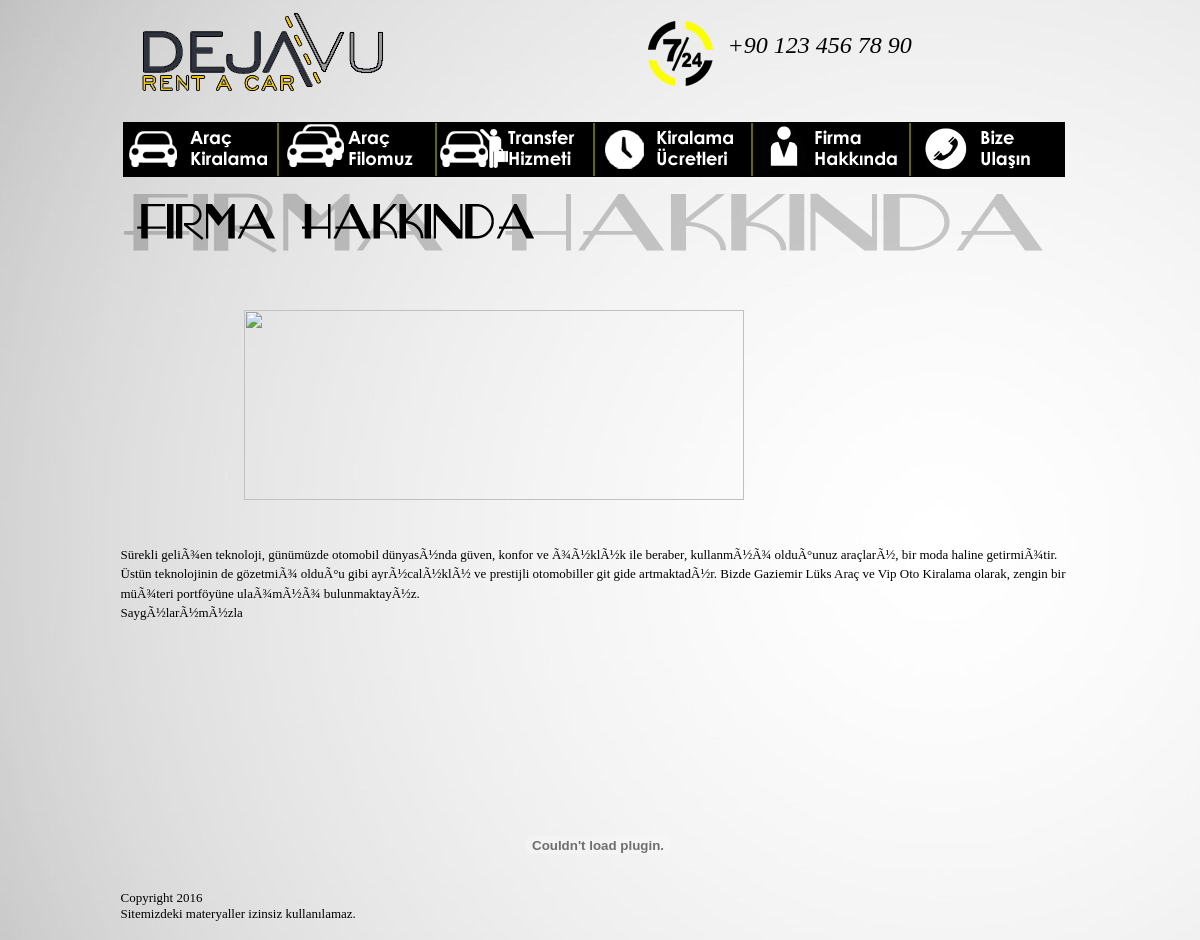
The app's page /kiralama/firma-hakkinda.php with its own data.
### tables this page shows
CREATE TABLE IF NOT EXISTS `genelayarlar` (
  `id` int(11) NOT NULL AUTO_INCREMENT,
  `sitebasligi` text NOT NULL,
  `googleanahtar` text NOT NULL,
  `footer` text NOT NULL,
  `siteadresi` text NOT NULL,
  `yetkili` text NOT NULL,
  `mail` text NOT NULL,
  `stel` text NOT NULL,
  `ctel` text NOT NULL,
  `adres` text NOT NULL,
  `facebook` text NOT NULL,
  `havadurumu` text NOT NULL,
  `maps` text NOT NULL,
  PRIMARY KEY (`id`)
);

### kiralama/firma-hakkinda.php (the view, shortened to what this page needs)
<?php
include ("database.php");
$calistir = mysqli_query($db,"select * from genelayarlar where id=24") or die("Hata Olustu! ".mysqli_error());
$sor = mysqli_fetch_assoc($calistir);
?>
<html>
<head>
<link href="css/styles/style.css?v=2011-04-25" rel="stylesheet" type="text/css" />
<link href="css/styles/ticker-style.css" rel="stylesheet" type="text/css" />
<link type="text/css" href="css/jquery.datepick.css" rel="stylesheet">
</head>
<body background="resimler/bg.jpg" style="background-attachment: fixed">
<div id="container">
<div id="rentacar" style="position:absolute; overflow:hidden; left:0px; top:1px; width:277px; height:101px; z-index:0">
<a href="index.php"><img border="0" src="resimler/ad21blogo.png" width="277" height="101"></a>
</div>
<div id="rentacar" style="position:absolute; overflow:hidden; left:513px; top:14px; width:310px; height:72px; z-index:0">
<img border="0" src="resimler/724.png" width="91" height="80" align="left"> <br>
<font style="font-style: italic" face="Tahoma" size="5"><?php echo $sor['ctel']; ?></font></div>
<div id="rentacar" style="position:absolute; overflow:hidden; left:0px; top:122px; width:946px; height:57px; z-index:0">
<center>
<a href="index.php"><img src="resimler/menu1.jpg" onmousemove="this.src='resimler/menu11.jpg'" onmouseout="this.src='resimler/menu1.jpg'" width="152" height="55"/></a><img border="0" src="resimler/arasi.jpg" width="6" height="55"><a href="arac-filomuz.php"><img src="resimler/menu2.jpg" onmousemove="this.src='resimler/menu22.jpg'" onmouseout="this.src='resimler/menu2.jpg'" width="152" height="55"/></a><img border="0" src="resimler/arasi.jpg" width="6" height="55"><a href="transfer-hizmeti.php"><img src="resimler/menu3.jpg" onmousemove="this.src='resimler/menu33.jpg'" onmouseout="this.src='resimler/menu3.jpg'" width="152" height="55"/></a><img border="0" src="resimler/arasi.jpg" width="6" height="55"><a href="kiralama-ucretleri.php"><img src="resimler/menu5.jpg" onmousemove="this.src='resimler/menu55.jpg'" onmouseout="this.src='resimler/menu5.jpg'" width="152" height="55"/></a><img border="0" src="resimler/arasi.jpg" width="6" height="55"><a href="firma-hakkinda.php"><img src="resimler/menu4.jpg" onmousemove="this.src='resimler/menu44.jpg'" onmouseout="this.src='resimler/menu4.jpg'" width="152" height="55"/></a><img border="0" src="resimler/arasi.jpg" width="6" height="55"><a href="bize-ulasin.php"><img src="resimler/menu6.jpg" onmousemove="this.src='resimler/menu66.jpg'" onmouseout="this.src='resimler/menu6.jpg'" width="152" height="55"/></a></center>
</div>
<div id="rentacar" style="position:absolute; overflow:hidden; left:0px; top:192px; width:946px; height:100px; z-index:0">
<img src="resimler/firmahakkinda.png">
</div>
<div id="rentacar" style="position:absolute; overflow:hidden; left:0px; top:300px; width:970px; height:500px; z-index:0">
<font color=#000000 size="2" face="Verdana"><p>&nbsp; &nbsp; &nbsp; &nbsp; &nbsp; &nbsp; &nbsp; &nbsp; &nbsp; &nbsp; &nbsp; &nbsp; &nbsp; &nbsp; &nbsp; &nbsp; &nbsp; &nbsp; &nbsp;&nbsp;<img style="width: 500px; height: 190px;" src="http://www.renkteknoloji.com/wp-content/themes/Renk/images/hakkimizda.png" alt="" /><br /><br /><br />S&uuml;rekli geliÃ¾en teknoloji, g&uuml;n&uuml;m&uuml;zde otomobil d&uuml;nyasÃ½nda g&uuml;ven, konfor  ve Ã¾Ã½klÃ½k ile beraber, kullanmÃ½Ã¾ olduÃ°unuz ara&ccedil;larÃ½, bir moda haline  getirmiÃ¾tir. &Uuml;st&uuml;n teknolojinin de g&ouml;zetmiÃ¾ olduÃ°u gibi ayrÃ½calÃ½klÃ½ ve  prestijli otomobiller git gide artmaktadÃ½r. Bizde Gaziemir L&uuml;ks Ara&ccedil; ve  Vip Oto Kiralama olarak, zengin bir m&uuml;Ã¾teri portf&ouml;y&uuml;ne ulaÃ¾mÃ½Ã¾  bulunmaktayÃ½z.<br />SaygÃ½larÃ½mÃ½zla</p></font>
</div>
<div id="rentacar" style="position:absolute; overflow:hidden; left:0px; top:800px; width:960px; height:100px; z-index:0">
<object classid="clsid:D27CDB6E-AE6D-11CF-96B8-444553540000" id="obj2" codebase="http://download.macromedia.com/pub/shockwave/cabs/flash/swflash.cab#version=6,0,40,0" border="0" width="950" height="90">
<embed src="resimler/alt.swf" pluginspage="http://www.macromedia.com/go/getflashplayer" type="application/x-shockwave-flash" name="obj2" width="955" height="90"></object>
</div>
<?
include ("database.php");
$calistir = mysqli_query($db,"select * from genelayarlar order by id DESC LIMIT 1") or die("Hata Olustu! ".mysqli_error());
$sor = mysqli_fetch_assoc($calistir);
?>
<div id="rentacar" style="position:absolute; overflow:hidden; left:0px; top:890px; width:960px; height:50px; z-index:0">
<font color=#000000 size="2" face="Verdana"><?php echo $sor['footer']; ?></font>
</div>
</div>
</body>
</html>

### kiralama/css/styles/style.css (style rules this page uses)
a { margin:0; padding:0; font-size:100%; outline: 0; vertical-align:baseline; background:transparent; }
p { margin-top: 10px; color: #000000; line-height: 1.5em; }

### kiralama/firma-hakkinda.php (style rules this page uses)
div#container { position:relative; width: 959px; margin-top: 0px; margin-left: auto; margin-right: auto; text-align:left; }
body { text-align:center;margin:0 }
img { border:0; }

### records on screen
genelayarlar: ctel "+90 123 456 78 90", footer "Copyright 2016 Sitemizdeki materyaller izinsiz kullanılamaz."
